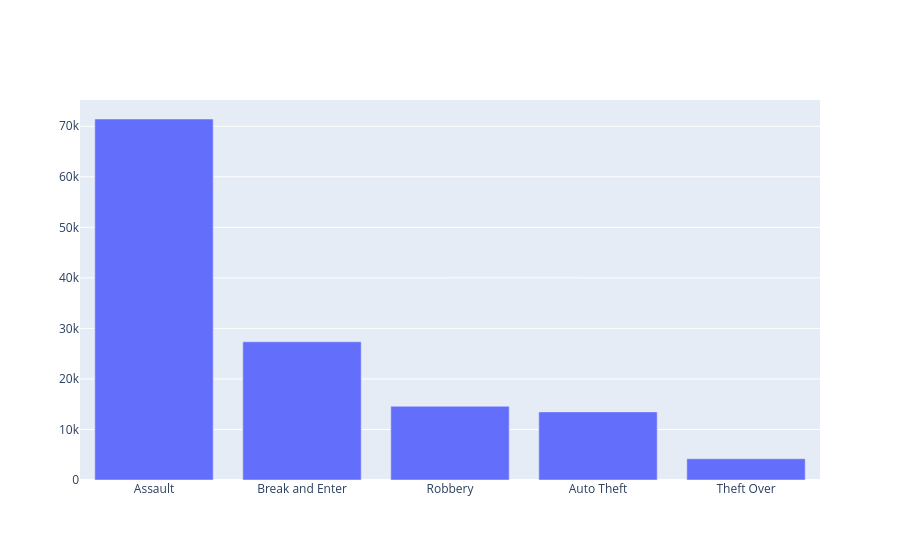

Source (notebook cell):
### Code cell
# Creating the data object, used for plotting
data = go.Bar(x=crime_types.index,
             y = crime_types.values)

# Displaying the figure
go.Figure(data)

### Figure 1 — Plotly figure (JSON) as saved in the notebook; plotly's stock layout.template omitted (floating-point values rounded to 4 significant figures)
{"data": [{"type": "bar", "x": ["Assault", "Break and Enter", "Robbery", "Auto Theft", "Theft Over"], "y": [71440, 27353, 14591, 13480, 4209]}], "layout": {}}
